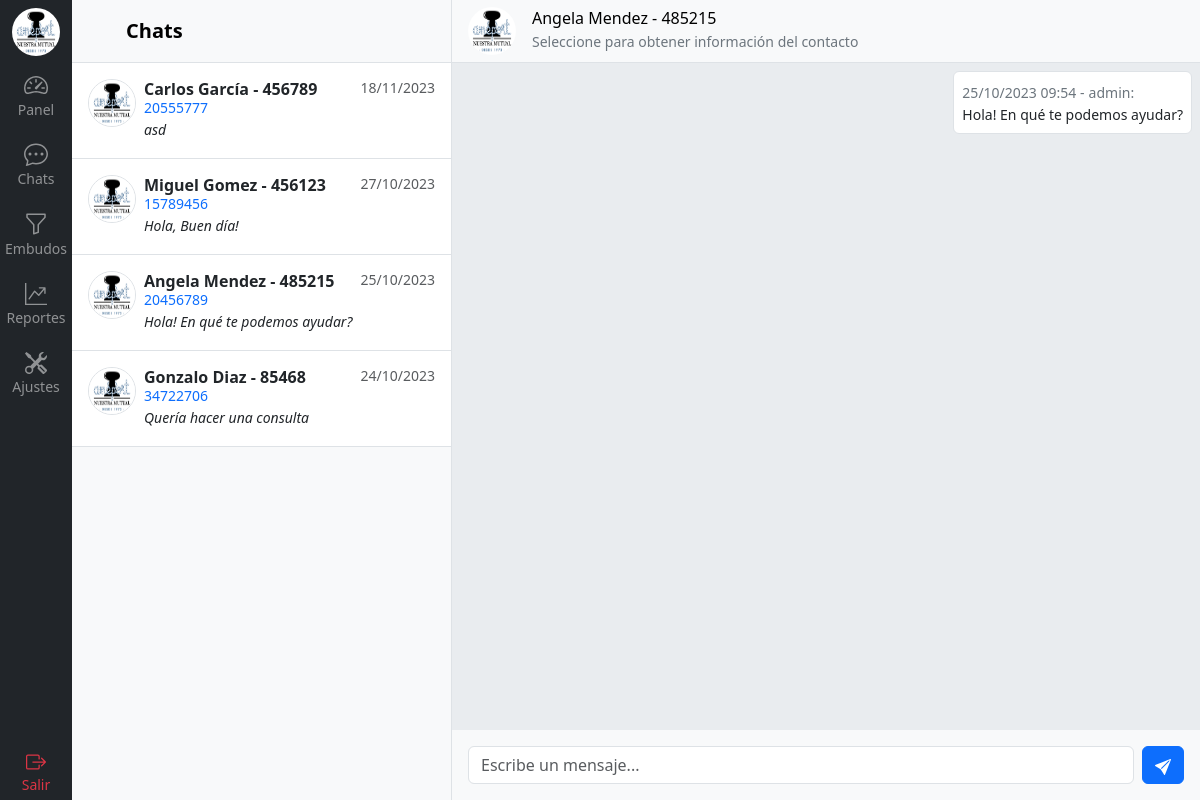
Page /rooms/chat/485215/ (signed in) on the earlier database version.
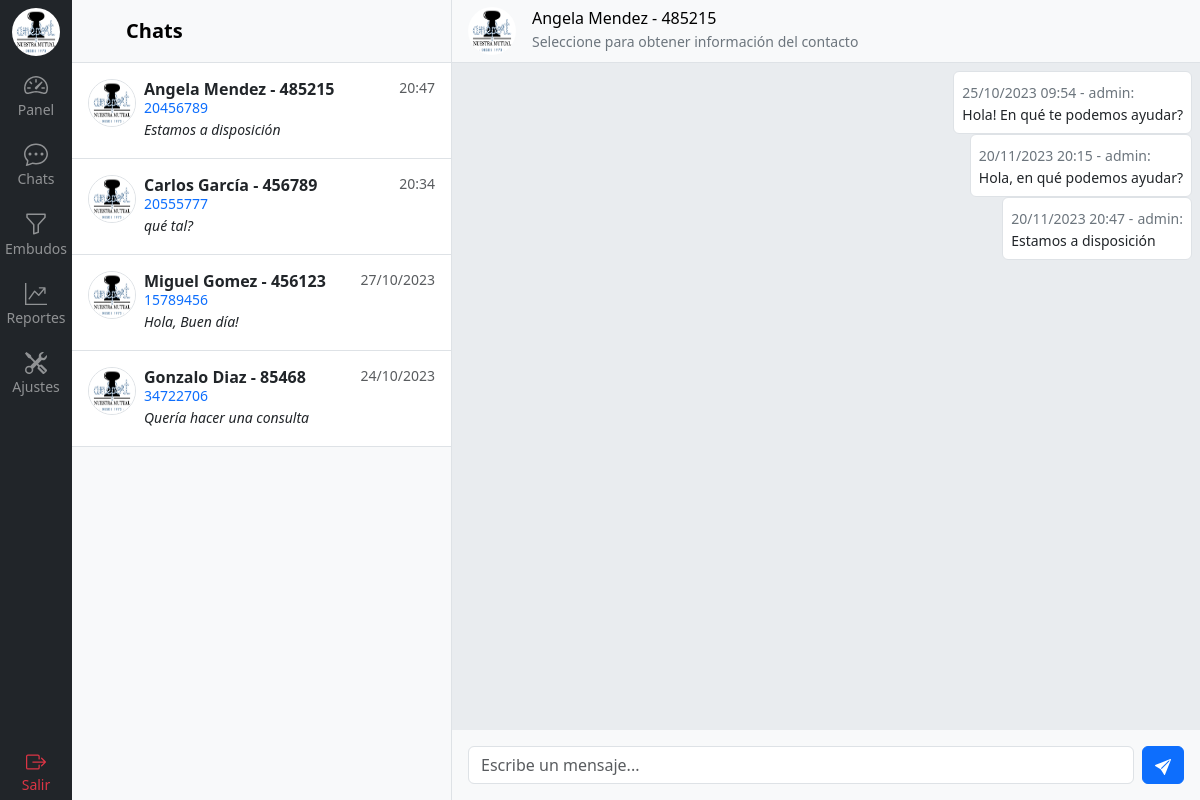
Same page on the later database version.
### room/models.py (models this page shows, shortened)
class Room(models.Model):
    nombre = models.CharField(max_length=100)
    apellido = models.CharField(max_length=100)
    dni = models.CharField(max_length=11)
    telefono = models.CharField(max_length=30)
    email = models.EmailField(max_length=60)
    empresa = models.CharField(max_length=100)
    nro_socio = models.PositiveIntegerField()
    integracion = models.ForeignKey(Integracion, on_delete=models.CASCADE)
    slug = models.SlugField(unique=True)

class Message(models.Model):
    contacto = models.ForeignKey(Room, related_name='messages', on_delete=models.CASCADE)
    usuario = models.ForeignKey(User, related_name='messages', on_delete=models.CASCADE, null=True)
    contenido = models.TextField()
    recibido = models.BooleanField(default=False)
    fecha_hora = models.DateTimeField(auto_now_add=True)
    class Meta:
        ordering = ('fecha_hora',)

### room/views.py (the view)
# urls.py: path('chat/<slug:slug>/', views.chat, name='chat'),
@login_required
def chat(request, slug):
    room = get_object_or_404(Room, slug=slug)
    messages = Message.objects.filter(contacto=room)
    rooms = Room.objects.prefetch_related(
        Prefetch('messages', queryset=Message.objects.order_by('-fecha_hora')[:1], to_attr='last_message')
    ).annotate(
        last_message_date=Max('messages__fecha_hora')
    ).order_by('-last_message_date')
    return render(request, 'room/chats.html', {'room': room, 'chat_messages': messages, 'rooms': rooms,})

### templates/room/chats.html (shortened to what this page needs)
{% extends 'base.html' %}
{% load static %}
{% load humanize %}
{% block content %}
{% include 'navbar.html' %}
  <div class="d-flex flex-column align-items-stretch flex-shrink-0 bg-body-tertiary border-end" style="width: 380px;">
      <a href="/" class="d-flex align-items-center flex-shrink-0 p-3 link-body-emphasis text-decoration-none border-bottom">
        <svg class="bi pe-none me-2" width="30" height="24"><use xlink:href="#bootstrap"></use></svg>
        <span class="fs-5 fw-semibold">Chats</span>
      </a>
      <div id="room-list" class="list-group list-group-flush border-bottom overflow-y-scroll">
        {% for room in rooms %}
        <a id="{{ room.nro_socio }}" href="{% url 'room:chat' room.slug %}" class="d-flex gap-2 list-group-item py-3 lh-sm">
          <div>
            <img src="{% static 'img/logo.png' %}" alt="mdo" width="48" height="48" class="rounded-circle border">
          </div>
          <div class="w-100">
            <div class="d-flex justify-content-between">
              <div class="d-flex flex-column mb-1">
                {% if room.nombre %}
                  <strong>{{ room.nombre }} {{ room.apellido}} - {{ room.nro_socio }}</strong>
                {% else %}
                  <strong>{{ room.telefono }}</strong>
                {% endif %}
                <small class="text-primary">{{ room.dni }}</small>
              </div>
              <small class="text-body-secondary message-date">
                {% now "d/m/Y" as todays_date %}
                {% if todays_date == room.last_message.0.fecha_hora|date:"d/m/Y" %}
                    {{ room.last_message.0.fecha_hora|time:"H:i" }}
                {% else %}
                    {{ room.last_message.0.fecha_hora|date:"d/m/Y" }}
                {% endif %}
              </small>
            </div>
            <div class="col-10 mb-1 small fst-italic message-content">{{ room.last_message.0.contenido|truncatechars:50 }}</div>
          </div>
        </a>
        {% endfor %}
      </div>
  </div>
  {% if chat_messages %}
    {% include 'room/messages.html' %}
  {% else %}
    <div class="flex-grow-1 d-flex align-items-center justify-content-center bg-body-tertiary">
      <p class="text-secondary">Seleccione un chat para enviar mensajes</p>
    </div>
  {% endif %}
{% endblock %}

### templates/base.html (shortened to what this page needs)
{% load static %}
<!DOCTYPE html>
<html>
    <head>
        <link href="https://cdn.jsdelivr.net/npm/bootstrap@5.3.0/dist/css/bootstrap.min.css" rel="stylesheet">
        <link rel="stylesheet" href="{% static 'css/style.css' %}">
    </head>
    <body class="d-flex vh-100 vw-100">
        {% block content %}
        {% endblock %}
    </body>
</html>

### templates/navbar.html (shortened to what this page needs)
{% load static %}
<div class="d-flex flex-column flex-shrink-0 bg-dark" style="width: 4.5rem;">
    <a href="/" class="d-flex justify-content-center align-items-center link-body-emphasis text-decoration-none" data-bs-toggle="tooltip" data-bs-placement="right" data-bs-original-title="Icon-only" style="height: 63px">
      <img src="{% static 'img/logo.png' %}" alt="ameport_logo" width="48" height="48" class="rounded-circle">
    </a>
    <ul class="nav nav-pills nav-flush flex-column mb-auto text-center w-100">
      <li class="nav-item w-100">
        <a href="#" class="nav-link px-0 rounded-0" aria-current="page" data-bs-toggle="tooltip" data-bs-placement="right" aria-label="Home" data-bs-original-title="Home">
          <p class="mb-1 text-white-50"><small>Panel</small></p>
        </a>
      </li>
      <li class="nav-item w-100">
        <a href="{% url 'room:chats' %}" class="nav-link px-0 rounded-0" data-bs-toggle="tooltip" data-bs-placement="right" aria-label="Dashboard" data-bs-original-title="Dashboard">
          <p class="mb-1 text-white-50"><small>Chats</small></p>
        </a>
      </li>
      <li class="nav-item w-100">
        <a href="{% url 'room:embudos' %}" class="nav-link px-0 rounded-0" data-bs-toggle="tooltip" data-bs-placement="right" aria-label="Orders" data-bs-original-title="Orders">
          <p class="mb-1 text-white-50"><small>Embudos</small></p>
        </a>
      </li>
      <li class="nav-item w-100">
        <a href="#" class="nav-link px-0 rounded-0" data-bs-toggle="tooltip" data-bs-placement="right" aria-label="Products" data-bs-original-title="Products">
          <p class="mb-1 text-white-50"><small>Reportes</small></p>
        </a>
      </li>
      <li class="nav-item w-100">
        <a href="#" class="nav-link px-0 rounded-0" data-bs-toggle="tooltip" data-bs-placement="right" aria-label="Customers" data-bs-original-title="Customers">
          <p class="mb-1 text-white-50"><small>Ajustes</small></p>
        </a>
      </li>
    </ul>
    <div class="">
      <a href="{% url 'logout' %}" class="nav-link d-flex flex-column justify-content-center align-items-center px-0 rounded-0" data-bs-toggle="tooltip" data-bs-placement="right" aria-label="Customers" data-bs-original-title="Customers">
        <p class="mb-1 text-danger"><small>Salir</small></p>
      </a>
    </div>
  </div>

### templates/room/messages.html (shortened to what this page needs)
{% load static %}
<div class="d-flex flex-column justify-content-between w-100">
    <a href="/" class="d-flex align-items-center gap-3 link-body-emphasis text-decoration-none p-3 border-bottom bg-body-tertiary" style="height: 63px">
      <img src="{% static 'img/logo.png' %}" alt="ameport_logo" width="48" height="48" class="rounded-circle">
      <div>
        {% if room.nombre %}
            <h6 class="m-0">{{ room.nombre }} {{ room.apellido}} - {{ room.nro_socio }}</h6>
        {% else %}
            <h6 class="m-0">{{ room.telefono }}</h6>
        {% endif %}
        <p class="m-0 text-secondary"><small>Seleccione para obtener información del contacto</small></p>
      </div>
    </a>
    <div id="chat-messages" class="d-flex flex-column bg-body-secondary p-2 h-100 overflow-y-scroll">
        {% for message in chat_messages %}
        <div style="max-width: 60%;" class="{% if message.usuario.is_staff or message.usuario.is_superuser %} align-self-end {% else %} align-self-start {% endif %} d-flex flex-column p-2 bg-white border rounded">
            <div>
                <small class="text-secondary">{{ message.fecha_hora|date:"d/m/Y" }} {{ message.fecha_hora|time:"H:i" }} -</small>
                <small class="text-secondary">{{ message.usuario }}:</small>
            </div>
            <small>{{ message.contenido }}</small>
        </div>
        {% endfor %}
    </div>
    <div class="bg-body-tertiary p-3">
        <form id="form-chat-submit" class="d-flex justify-content-center align-items-center gap-2" method="POST">
            <input type="text" class="form-control" id="chat-message-input" placeholder="Escribe un mensaje...">
            <button id="chat-message-submit" class="btn btn-primary">
            </button>
        </form>
    </div>
</div>

Differences in the rows shown:
shown differently, row unchanged: Room "Angela": last_message.0.contenido "Hola! En qué te podemos ayudar?" → "Estamos a disposición"; last_message.0.fecha_hora "25/10/2023" → "20:47"; moves up the list
computed for Room "Carlos": last_message.0.contenido "asd" → "qué tal?"; last_message.0.fecha_hora "18/11/2023" → "20:34"
added Message: fecha_hora "20/11/2023", fecha_hora "20:15", usuario "admin", contenido "Hola, en qué podemos ayudar?"
added Message: fecha_hora "20/11/2023", fecha_hora "20:47", usuario "admin", contenido "Estamos a disposición"
